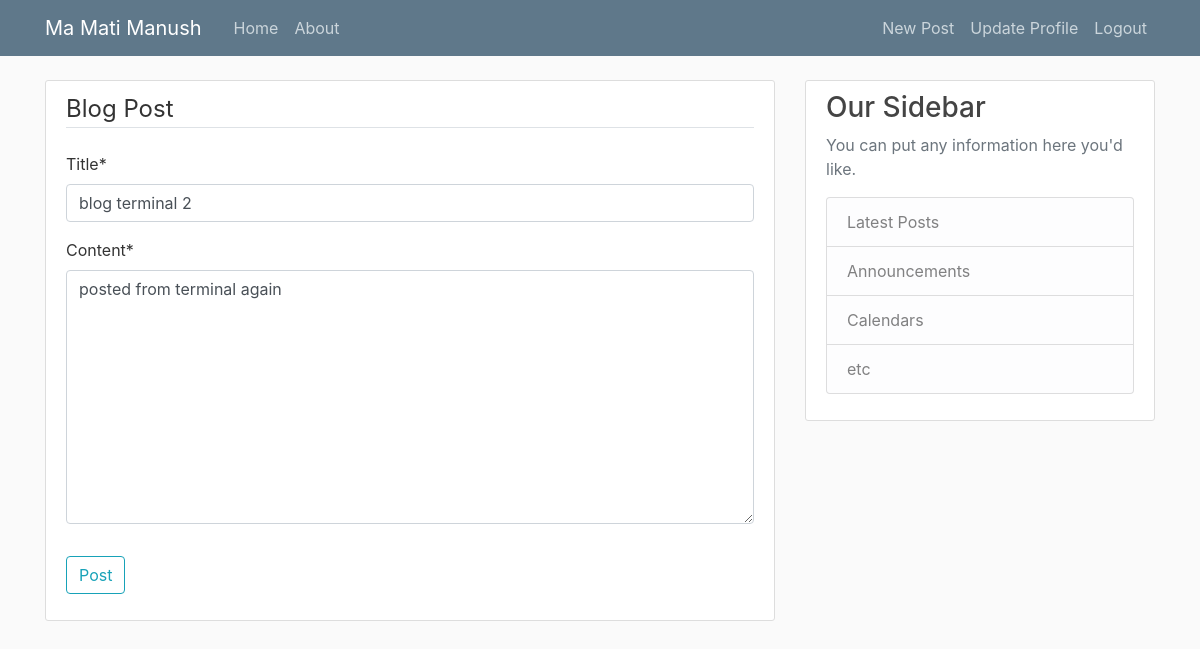
The page /post/2/update/ (signed in) on the database as committed earlier.
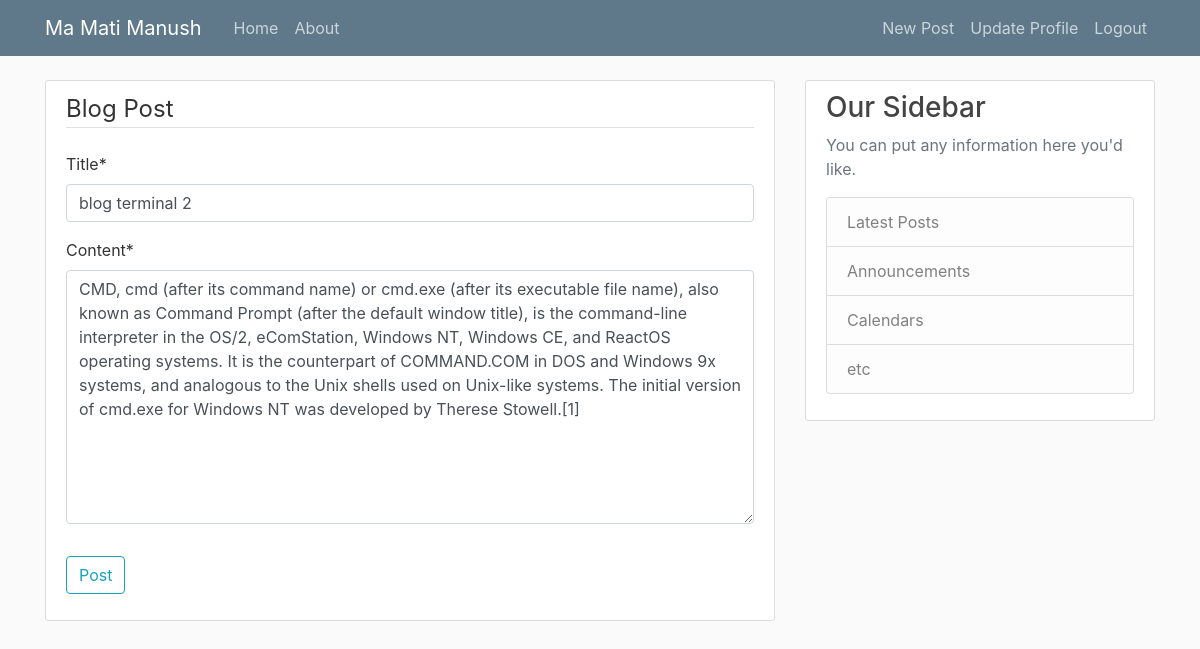
The same page on the database as committed later.
### blog/models.py (models this page shows, shortened)
class Post(models.Model):
    title = models.CharField(max_length=100)
    content = models.TextField()
    date_posted = models.DateTimeField(default=timezone.now)
    author = models.ForeignKey(User, on_delete=models.CASCADE)

### blog/views.py (the view, shortened to what this page needs)
# urls.py: path('post/<int:pk>/update/', PostUpdateView.as_view(), name="post-update"), ##will use the same PostCreateView template
class PostUpdateView(LoginRequiredMixin, UserPassesTestMixin, UpdateView):
    model = Post
    fields = ['title', 'content']
    def test_func(self):
        post = self.get_object()
        if self.request.user == post.author :
            return True
        return False

### blog/templates/blog/post_form.html (shortened to what this page needs)
{% extends "blog/base.html" %}
{% load crispy_forms_tags %}
{% block content %}
    <div class="content-section">
        <form method="POST">
            <fieldset class = "form-group">
                <legend class="border-bottom mb-4">Blog Post</legend>
                {{form|crispy }}
            </fieldset>
            <div class=form-group>
                <button class="btn btn-outline-info" type="submit">Post</button>
            </div>
        </form>
    </div>
{% endblock content  %}

Rows that differ between the two databases and show on the page:
changed Post "blog terminal 2": content "posted from terminal again" → "CMD, cmd (after its command name) or cmd.exe (after its executable file name), also known as Command Prompt (after the default window title), is the command-line interpreter in the OS/2, eComStation, Windows NT, Windows CE, and ReactOS operating systems. It is the counterpart of COMMAND.COM in DOS and Windows 9x systems, and analogous to the Unix shells used on Unix-like systems. The initial version of cmd.exe for Windows NT was developed by Therese Stowell.[1]"
